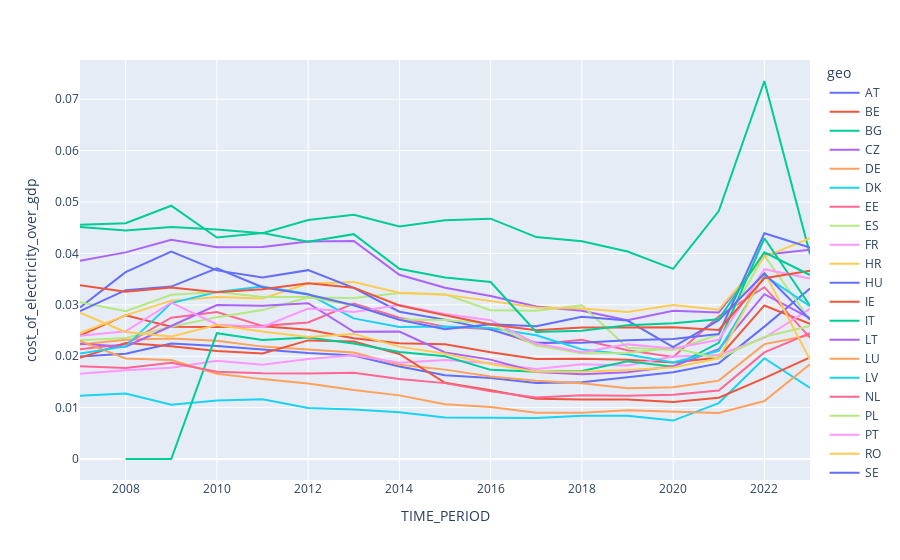

Source (notebook cell):
### Code cell
prices_and_consumption_electricity = prices_and_comsumption[prices_and_comsumption['siec'] == 'E7000']
cost_of_electricity = prices_and_consumption_electricity.groupby(['geo', 'TIME_PERIOD'])['total_consumption'].sum().reset_index()

cost_of_electricity_over_gdp = pd.merge(cost_of_electricity, gdp_df, on=['geo', 'TIME_PERIOD'])
cost_of_electricity_over_gdp['cost_of_electricity_over_gdp'] = cost_of_electricity_over_gdp['total_consumption'] / cost_of_electricity_over_gdp['GDP']

fig = px.line(cost_of_electricity_over_gdp, x='TIME_PERIOD', y='cost_of_electricity_over_gdp', color='geo')
fig.show()

### Figure 1 — Plotly figure (JSON) as saved in the notebook; plotly's stock layout.template omitted (floating-point values rounded to 4 significant figures)
{"data": [{"hovertemplate": "geo=AT<br>TIME_PERIOD=%{x}<br>cost_of_electricity_over_gdp=%{y}<extra></extra>", "legendgroup": "AT", "line": {"color": "#636efa", "dash": "solid"}, "marker": {"symbol": "circle"}, "mode": "lines", "name": "AT", "orientation": "h", "showlegend": true, "type": "scatter", "x": [2007, 2008, 2009, 2010, 2011, 2012, 2013, 2014, 2015, 2016, 2017, 2018, 2019, 2020, 2021, 2022, 2023], "xaxis": "x", "y": [0.01994, 0.02048, 0.02245, 0.022, 0.0213, 0.02061, 0.02013, 0.018, 0.0163, 0.01575, 0.0148, 0.01495, 0.01589, 0.01687, 0.01861, 0.02576, 0.03318], "yaxis": "y"}, {"hovertemplate": "geo=BE<br>TIME_PERIOD=%{x}<br>cost_of_electricity_over_gdp=%{y}<extra></extra>", "legendgroup": "BE", "line": {"color": "#EF553B", "dash": "solid"}, "marker": {"symbol": "circle"}, "mode": "lines", "name": "BE", "orientation": "h", "showlegend": true, "type": "scatter", "x": [2007, 2008, 2009, 2010, 2011, 2012, 2013, 2014, 2015, 2016, 2017, 2018, 2019, 2020, 2021, 2022, 2023], "xaxis": "x", "y": [0.02402, 0.02798, 0.02574, 0.02568, 0.02581, 0.02514, 0.02349, 0.02252, 0.02235, 0.02077, 0.01944, 0.01949, 0.0193, 0.01876, 0.01975, 0.02988, 0.0263], "yaxis": "y"}, {"hovertemplate": "geo=BG<br>TIME_PERIOD=%{x}<br>cost_of_electricity_over_gdp=%{y}<extra></extra>", "legendgroup": "BG", "line": {"color": "#00cc96", "dash": "solid"}, "marker": {"symbol": "circle"}, "mode": "lines", "name": "BG", "orientation": "h", "showlegend": true, "type": "scatter", "x": [2007, 2008, 2009, 2010, 2011, 2012, 2013, 2014, 2015, 2016, 2017, 2018, 2019, 2020, 2021, 2022, 2023], "xaxis": "x", "y": [0.04514, 0.04448, 0.04513, 0.04468, 0.04394, 0.04652, 0.04754, 0.04523, 0.04648, 0.04677, 0.04318, 0.04237, 0.04038, 0.03699, 0.04824, 0.07355, 0.03985], "yaxis": "y"}, {"hovertemplate": "geo=CZ<br>TIME_PERIOD=%{x}<br>cost_of_electricity_over_gdp=%{y}<extra></extra>", "legendgroup": "CZ", "line": {"color": "#ab63fa", "dash": "solid"}, "marker": {"symbol": "circle"}, "mode": "lines", "name": "CZ", "orientation": "h", "showlegend": true, "type": "scatter", "x": [2007, 2008, 2009, 2010, 2011, 2012, 2013, 2014, 2015, 2016, 2017, 2018, 2019, 2020, 2021, 2022, 2023], "xaxis": "x", "y": [0.03859, 0.0402, 0.04268, 0.04121, 0.04126, 0.04234, 0.04243, 0.03585, 0.03332, 0.03171, 0.02966, 0.02886, 0.02699, 0.02882, 0.02849, 0.03974, 0.04074], "yaxis": "y"}, {"hovertemplate": "geo=DE<br>TIME_PERIOD=%{x}<br>cost_of_electricity_over_gdp=%{y}<extra></extra>", "legendgroup": "DE", "line": {"color": "#FFA15A", "dash": "solid"}, "marker": {"symbol": "circle"}, "mode": "lines", "name": "DE", "orientation": "h", "showlegend": true, "type": "scatter", "x": [2007, 2008, 2009, 2010, 2011, 2012, 2013, 2014, 2015, 2016, 2017, 2018, 2019, 2020, 2021, 2022, 2023], "xaxis": "x", "y": [0.02228, 0.02318, 0.02344, 0.02302, 0.02187, 0.02133, 0.02073, 0.01835, 0.01739, 0.01603, 0.01525, 0.01475, 0.01379, 0.01397, 0.01525, 0.02235, 0.02408], "yaxis": "y"}, {"hovertemplate": "geo=DK<br>TIME_PERIOD=%{x}<br>cost_of_electricity_over_gdp=%{y}<extra></extra>", "legendgroup": "DK", "line": {"color": "#19d3f3", "dash": "solid"}, "marker": {"symbol": "circle"}, "mode": "lines", "name": "DK", "orientation": "h", "showlegend": true, "type": "scatter", "x": [2007, 2008, 2009, 2010, 2011, 2012, 2013, 2014, 2015, 2016, 2017, 2018, 2019, 2020, 2021, 2022, 2023], "xaxis": "x", "y": [0.01231, 0.01275, 0.01057, 0.01138, 0.01161, 0.009944, 0.009611, 0.009077, 0.008094, 0.008104, 0.007999, 0.008406, 0.008417, 0.007479, 0.01088, 0.0196, 0.01381], "yaxis": "y"}, {"hovertemplate": "geo=EE<br>TIME_PERIOD=%{x}<br>cost_of_electricity_over_gdp=%{y}<extra></extra>", "legendgroup": "EE", "line": {"color": "#FF6692", "dash": "solid"}, "marker": {"symbol": "circle"}, "mode": "lines", "name": "EE", "orientation": "h", "showlegend": true, "type": "scatter", "x": [2007, 2008, 2009, 2010, 2011, 2012, 2013, 2014, 2015, 2016, 2017, 2018, 2019, 2020, 2021, 2022, 2023], "xaxis": "x", "y": [0.02137, 0.02235, 0.02749, 0.0286, 0.0259, 0.02657, 0.03025, 0.02751, 0.02576, 0.02526, 0.02234, 0.0232, 0.02116, 0.01986, 0.02775, 0.03343, 0.02361], "yaxis": "y"}, {"hovertemplate": "geo=ES<br>TIME_PERIOD=%{x}<br>cost_of_electricity_over_gdp=%{y}<extra></extra>", "legendgroup": "ES", "line": {"color": "#B6E880", "dash": "solid"}, "marker": {"symbol": "circle"}, "mode": "lines", "name": "ES", "orientation": "h", "showlegend": true, "type": "scatter", "x": [2007, 2008, 2009, 2010, 2011, 2012, 2013, 2014, 2015, 2016, 2017, 2018, 2019, 2020, 2021, 2022, 2023], "xaxis": "x", "y": [0.02309, 0.02354, 0.02573, 0.0276, 0.02897, 0.03141, 0.03131, 0.03232, 0.03204, 0.02896, 0.02883, 0.02993, 0.02164, 0.0212, 0.0242, 0.03957, 0.02707], "yaxis": "y"}, {"hovertemplate": "geo=FR<br>TIME_PERIOD=%{x}<br>cost_of_electricity_over_gdp=%{y}<extra></extra>", "legendgroup": "FR", "line": {"color": "#FF97FF", "dash": "solid"}, "marker": {"symbol": "circle"}, "mode": "lines", "name": "FR", "orientation": "h", "showlegend": true, "type": "scatter", "x": [2007, 2008, 2009, 2010, 2011, 2012, 2013, 2014, 2015, 2016, 2017, 2018, 2019, 2020, 2021, 2022, 2023], "xaxis": "x", "y": [0.01659, 0.01728, 0.01777, 0.0191, 0.01834, 0.01945, 0.02021, 0.01872, 0.01926, 0.01864, 0.01751, 0.01843, 0.01819, 0.01996, 0.02024, 0.02358, 0.02922], "yaxis": "y"}, {"hovertemplate": "geo=HR<br>TIME_PERIOD=%{x}<br>cost_of_electricity_over_gdp=%{y}<extra></extra>", "legendgroup": "HR", "line": {"color": "#FECB52", "dash": "solid"}, "marker": {"symbol": "circle"}, "mode": "lines", "name": "HR", "orientation": "h", "showlegend": true, "type": "scatter", "x": [2007, 2008, 2009, 2010, 2011, 2012, 2013, 2014, 2015, 2016, 2017, 2018, 2019, 2020, 2021, 2022, 2023], "xaxis": "x", "y": [0.02451, 0.02795, 0.03081, 0.03152, 0.03122, 0.03414, 0.03442, 0.03236, 0.03198, 0.03072, 0.02947, 0.0293, 0.02862, 0.02998, 0.02905, 0.03933, 0.04299], "yaxis": "y"}, {"hovertemplate": "geo=HU<br>TIME_PERIOD=%{x}<br>cost_of_electricity_over_gdp=%{y}<extra></extra>", "legendgroup": "HU", "line": {"color": "#636efa", "dash": "solid"}, "marker": {"symbol": "circle"}, "mode": "lines", "name": "HU", "orientation": "h", "showlegend": true, "type": "scatter", "x": [2007, 2008, 2009, 2010, 2011, 2012, 2013, 2014, 2015, 2016, 2017, 2018, 2019, 2020, 2021, 2022, 2023], "xaxis": "x", "y": [0.0295, 0.03636, 0.04035, 0.0367, 0.0353, 0.03675, 0.03329, 0.02866, 0.02711, 0.02518, 0.02262, 0.0226, 0.02312, 0.02334, 0.02433, 0.04392, 0.04116], "yaxis": "y"}, {"hovertemplate": "geo=IE<br>TIME_PERIOD=%{x}<br>cost_of_electricity_over_gdp=%{y}<extra></extra>", "legendgroup": "IE", "line": {"color": "#EF553B", "dash": "solid"}, "marker": {"symbol": "circle"}, "mode": "lines", "name": "IE", "orientation": "h", "showlegend": true, "type": "scatter", "x": [2007, 2008, 2009, 2010, 2011, 2012, 2013, 2014, 2015, 2016, 2017, 2018, 2019, 2020, 2021, 2022, 2023], "xaxis": "x", "y": [0.0197, 0.02257, 0.02192, 0.021, 0.02052, 0.02308, 0.02287, 0.02043, 0.01483, 0.01337, 0.01172, 0.01156, 0.01158, 0.01107, 0.01194, 0.01574, 0.01976], "yaxis": "y"}, {"hovertemplate": "geo=IT<br>TIME_PERIOD=%{x}<br>cost_of_electricity_over_gdp=%{y}<extra></extra>", "legendgroup": "IT", "line": {"color": "#00cc96", "dash": "solid"}, "marker": {"symbol": "circle"}, "mode": "lines", "name": "IT", "orientation": "h", "showlegend": true, "type": "scatter", "x": [2008, 2009, 2010, 2011, 2012, 2013, 2014, 2015, 2016, 2017, 2018, 2019, 2020, 2021, 2022, 2023], "xaxis": "x", "y": [0, 0, 0.02448, 0.02314, 0.02363, 0.02248, 0.02082, 0.01998, 0.01734, 0.01698, 0.01714, 0.019, 0.01794, 0.02259, 0.04296, 0.02981], "yaxis": "y"}, {"hovertemplate": "geo=LT<br>TIME_PERIOD=%{x}<br>cost_of_electricity_over_gdp=%{y}<extra></extra>", "legendgroup": "LT", "line": {"color": "#ab63fa", "dash": "solid"}, "marker": {"symbol": "circle"}, "mode": "lines", "name": "LT", "orientation": "h", "showlegend": true, "type": "scatter", "x": [2007, 2008, 2009, 2010, 2011, 2012, 2013, 2014, 2015, 2016, 2017, 2018, 2019, 2020, 2021, 2022, 2023], "xaxis": "x", "y": [0.02242, 0.02186, 0.02589, 0.02997, 0.02982, 0.03032, 0.02474, 0.02481, 0.02073, 0.01934, 0.01694, 0.01647, 0.01689, 0.01806, 0.02138, 0.03207, 0.02742], "yaxis": "y"}, {"hovertemplate": "geo=LU<br>TIME_PERIOD=%{x}<br>cost_of_electricity_over_gdp=%{y}<extra></extra>", "legendgroup": "LU", "line": {"color": "#FFA15A", "dash": "solid"}, "marker": {"symbol": "circle"}, "mode": "lines", "name": "LU", "orientation": "h", "showlegend": true, "type": "scatter", "x": [2007, 2008, 2009, 2010, 2011, 2012, 2013, 2014, 2015, 2016, 2017, 2018, 2019, 2020, 2021, 2022, 2023], "xaxis": "x", "y": [0.02298, 0.01957, 0.01926, 0.01661, 0.01554, 0.01469, 0.01343, 0.01238, 0.01064, 0.01014, 0.009014, 0.009009, 0.009483, 0.009172, 0.008962, 0.01129, 0.01845], "yaxis": "y"}, {"hovertemplate": "geo=LV<br>TIME_PERIOD=%{x}<br>cost_of_electricity_over_gdp=%{y}<extra></extra>", "legendgroup": "LV", "line": {"color": "#19d3f3", "dash": "solid"}, "marker": {"symbol": "circle"}, "mode": "lines", "name": "LV", "orientation": "h", "showlegend": true, "type": "scatter", "x": [2007, 2008, 2009, 2010, 2011, 2012, 2013, 2014, 2015, 2016, 2017, 2018, 2019, 2020, 2021, 2022, 2023], "xaxis": "x", "y": [0.02054, 0.02191, 0.03035, 0.03249, 0.03355, 0.03209, 0.02736, 0.02568, 0.02579, 0.02547, 0.02407, 0.02133, 0.02035, 0.01878, 0.02105, 0.03574, 0.02972], "yaxis": "y"}, {"hovertemplate": "geo=NL<br>TIME_PERIOD=%{x}<br>cost_of_electricity_over_gdp=%{y}<extra></extra>", "legendgroup": "NL", "line": {"color": "#FF6692", "dash": "solid"}, "marker": {"symbol": "circle"}, "mode": "lines", "name": "NL", "orientation": "h", "showlegend": true, "type": "scatter", "x": [2007, 2008, 2009, 2010, 2011, 2012, 2013, 2014, 2015, 2016, 2017, 2018, 2019, 2020, 2021, 2022, 2023], "xaxis": "x", "y": [0.01807, 0.01772, 0.01871, 0.01699, 0.01667, 0.01662, 0.01679, 0.01558, 0.01477, 0.01316, 0.01198, 0.0124, 0.0123, 0.0125, 0.01332, 0.02075, 0.02449], "yaxis": "y"}, {"hovertemplate": "geo=PL<br>TIME_PERIOD=%{x}<br>cost_of_electricity_over_gdp=%{y}<extra></extra>", "legendgroup": "PL", "line": {"color": "#B6E880", "dash": "solid"}, "marker": {"symbol": "circle"}, "mode": "lines", "name": "PL", "orientation": "h", "showlegend": true, "type": "scatter", "x": [2007, 2008, 2009, 2010, 2011, 2012, 2013, 2014, 2015, 2016, 2017, 2018, 2019, 2020, 2021, 2022, 2023], "xaxis": "x", "y": [0.03053, 0.02876, 0.03195, 0.0325, 0.03154, 0.0315, 0.02986, 0.02713, 0.02704, 0.02634, 0.02207, 0.02058, 0.02064, 0.02166, 0.01956, 0.02378, 0.02586], "yaxis": "y"}, {"hovertemplate": "geo=PT<br>TIME_PERIOD=%{x}<br>cost_of_electricity_over_gdp=%{y}<extra></extra>", "legendgroup": "PT", "line": {"color": "#FF97FF", "dash": "solid"}, "marker": {"symbol": "circle"}, "mode": "lines", "name": "PT", "orientation": "h", "showlegend": true, "type": "scatter", "x": [2007, 2008, 2009, 2010, 2011, 2012, 2013, 2014, 2015, 2016, 2017, 2018, 2019, 2020, 2021, 2022, 2023], "xaxis": "x", "y": [0.02401, 0.02486, 0.03042, 0.02617, 0.02569, 0.02929, 0.02859, 0.02997, 0.02823, 0.027, 0.02247, 0.02076, 0.0223, 0.02149, 0.02321, 0.03693, 0.0351], "yaxis": "y"}, {"hovertemplate": "geo=RO<br>TIME_PERIOD=%{x}<br>cost_of_electricity_over_gdp=%{y}<extra></extra>", "legendgroup": "RO", "line": {"color": "#FECB52", "dash": "solid"}, "marker": {"symbol": "circle"}, "mode": "lines", "name": "RO", "orientation": "h", "showlegend": true, "type": "scatter", "x": [2007, 2008, 2009, 2010, 2011, 2012, 2013, 2014, 2015, 2016, 2017, 2018, 2019, 2020, 2021, 2022, 2023], "xaxis": "x", "y": [0.02848, 0.02472, 0.02384, 0.02608, 0.02481, 0.02373, 0.02434, 0.02186, 0.0205, 0.0185, 0.01696, 0.01698, 0.01733, 0.01782, 0.01957, 0.03636, 0.01931], "yaxis": "y"}, {"hovertemplate": "geo=SE<br>TIME_PERIOD=%{x}<br>cost_of_electricity_over_gdp=%{y}<extra></extra>", "legendgroup": "SE", "line": {"color": "#636efa", "dash": "solid"}, "marker": {"symbol": "circle"}, "mode": "lines", "name": "SE", "orientation": "h", "showlegend": true, "type": "scatter", "x": [2007, 2008, 2009, 2010, 2011, 2012, 2013, 2014, 2015, 2016, 2017, 2018, 2019, 2020, 2021, 2022, 2023], "xaxis": "x", "y": [0.0288, 0.03284, 0.03355, 0.0371, 0.03342, 0.03202, 0.02993, 0.0271, 0.02524, 0.02623, 0.02583, 0.02766, 0.02694, 0.02177, 0.02703, 0.0361, 0.02712], "yaxis": "y"}, {"hovertemplate": "geo=SI<br>TIME_PERIOD=%{x}<br>cost_of_electricity_over_gdp=%{y}<extra></extra>", "legendgroup": "SI", "line": {"color": "#EF553B", "dash": "solid"}, "marker": {"symbol": "circle"}, "mode": "lines", "name": "SI", "orientation": "h", "showlegend": true, "type": "scatter", "x": [2007, 2008, 2009, 2010, 2011, 2012, 2013, 2014, 2015, 2016, 2017, 2018, 2019, 2020, 2021, 2022, 2023], "xaxis": "x", "y": [0.03379, 0.03255, 0.03335, 0.03246, 0.03301, 0.0342, 0.03334, 0.02987, 0.02796, 0.02615, 0.02505, 0.02557, 0.0256, 0.02565, 0.0251, 0.03517, 0.03663], "yaxis": "y"}, {"hovertemplate": "geo=SK<br>TIME_PERIOD=%{x}<br>cost_of_electricity_over_gdp=%{y}<extra></extra>", "legendgroup": "SK", "line": {"color": "#00cc96", "dash": "solid"}, "marker": {"symbol": "circle"}, "mode": "lines", "name": "SK", "orientation": "h", "showlegend": true, "type": "scatter", "x": [2007, 2008, 2009, 2010, 2011, 2012, 2013, 2014, 2015, 2016, 2017, 2018, 2019, 2020, 2021, 2022, 2023], "xaxis": "x", "y": [0.0456, 0.04588, 0.04928, 0.04309, 0.04396, 0.04227, 0.04375, 0.03701, 0.03532, 0.03443, 0.02472, 0.02493, 0.02603, 0.02643, 0.0272, 0.04023, 0.0358], "yaxis": "y"}], "layout": {"legend": {"title": {"text": "geo"}, "tracegroupgap": 0}, "margin": {"t": 60}, "xaxis": {"anchor": "y", "domain": [0, 1], "title": {"text": "TIME_PERIOD"}}, "yaxis": {"anchor": "x", "domain": [0, 1], "title": {"text": "cost_of_electricity_over_gdp"}}}}
